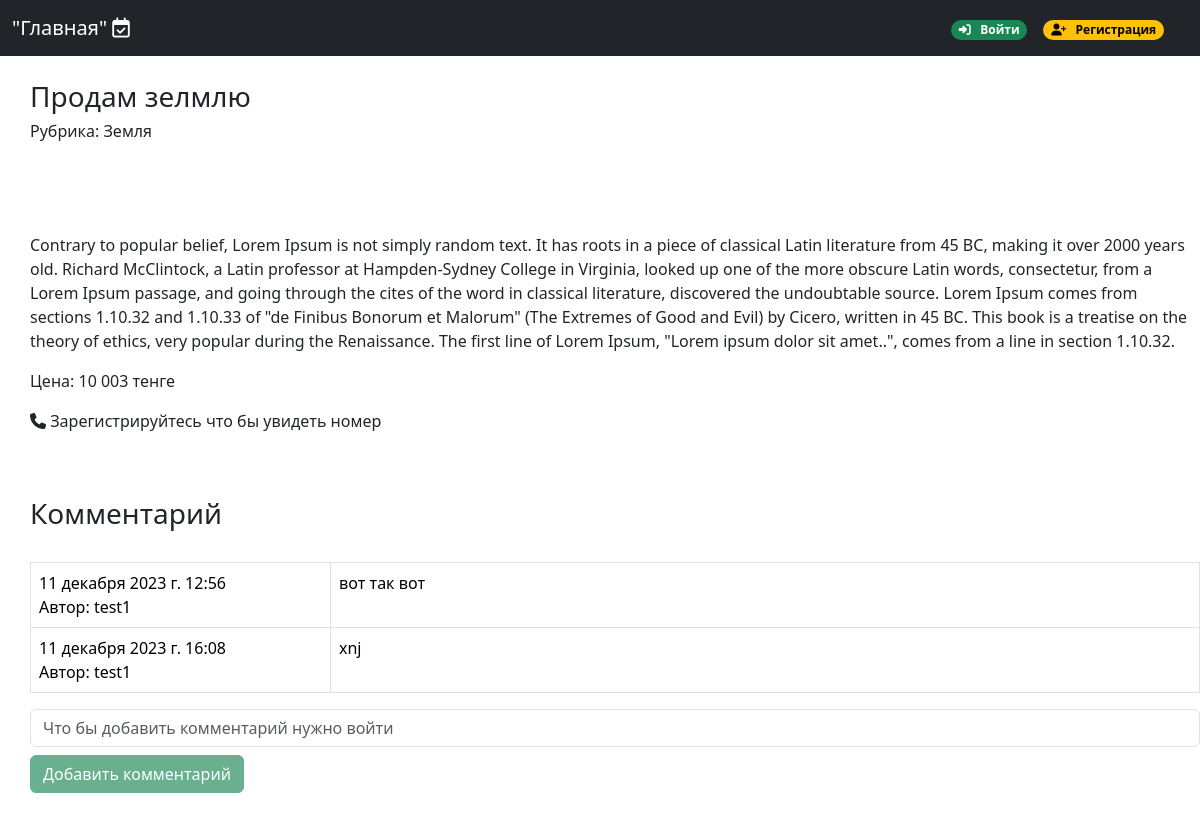
Screenshot of /rubric/3/post/3/ with the database file from the repository.
### app/models.py (models this page shows, shortened)
class Post(models.Model):
    rubric = models.ForeignKey(Rubric, on_delete=models.PROTECT, verbose_name='Раздел')
    title = models.CharField(max_length=255, verbose_name='Заголовок')
    content = models.TextField(verbose_name='Описание')
    price = models.IntegerField(verbose_name='Цена')
    contact = models.TextField(verbose_name='Контакты')
    image = ThumbnailerImageField(verbose_name='Картинка', upload_to='posts', blank=True)
    created_at = models.DateTimeField(auto_now_add=True, verbose_name='Дата')
    author = models.ForeignKey(User, on_delete=models.CASCADE, verbose_name='Автор')

class Rubric(models.Model):
    name = models.CharField(max_length=255, verbose_name='Раздел')
    parent = models.ForeignKey('self', on_delete=models.CASCADE, null=True, blank=True, related_name='subrubric')

class Comment(models.Model):
    post = models.ForeignKey(Post, on_delete=models.CASCADE, verbose_name='Объявления', related_name='comment')
    created_at = models.DateTimeField(auto_now_add=True, verbose_name='Дата')
    author = models.ForeignKey(User, on_delete=models.CASCADE, verbose_name='Автор')
    content = models.TextField(verbose_name='Комментарий')

### app/views.py (the view, shortened to what this page needs)
# urls.py: path('rubric/<int:subrubric_pk>/post/<int:post_pk>/', PostView.as_view(), name='post'),
class PostView(View):
    def get(self, request, subrubric_pk, post_pk):
        form = AddCommentForm(request.POST)
        post = Post.objects.get(pk=post_pk)
        comments = Comment.objects.filter(post=post)
        context = {'form':form, 'post':post, 'comments':comments}
        return render(request, 'post.html', context)

### app/forms.py
class AddCommentForm(forms.ModelForm):
    class Meta:
        model = Comment
        fields = ['content']

### app/templatetags/custom_filters.py (called while the page is built)
@register.filter
def thousands_with_spaces(value):
    try:
        value = int(value) if isinstance(value, str) else value
        formatted_value = "{:,}".format(value).replace(",", " ")
        return formatted_value
    except (ValueError, TypeError):
        return value

### templates/post.html (shortened to what this page needs)
{% extends "base.html" %}
{% load static %}
{% load custom_filters %}
{% block content %}
<h3> {{ post.title }} </h3>
<h6> Рубрика: {{ post.rubric.name }} </h6>
<div style="padding-top:30px; padding-bottom: 30px;"><img src="{{ post.image.profile.url }}"></div>
<p> {{ post.content }} </p>
<p>   Цена: {{ post.price|thousands_with_spaces }} тенге</p>
<p><i class="fa-solid fa-phone"></i>
{% if user.is_authenticated %}  {{ post.contact }}
{% else %} Зарегистрируйтесь что бы увидеть номер
{% endif %}
</p>
<br> <br>
<h3> Комментарий </h3> <br>
<table  class="table table-bordered">
{% for each in comments %}
        <tr>
            <td style="width:300px;">{{ each.created_at }} <br> Автор: {{ each.author }} </td>
            <td>{{ each.content }} <br>
            </td>
        </tr>
{% endfor %}
</table>
<form method="POST">
    <div class="row-md-2">
        <input type="text" class="form-control  mb-2" name="content" placeholder= {% if request.user.is_authenticated %} "Введите комментарий" {% else %} "Что бы добавить комментарий нужно войти" {% endif%} {% if request.user.is_authenticated %} {% else %} readonly {% endif%} >
    </div>
    <div class="row-md-2">
        <button type="submit" class="btn btn-success" {% if request.user.is_authenticated %} {% else %} disabled {% endif%}>Добавить комментарий</button>
    </div>
</form>
{% endblock %}

### rows the page displays
Post: title "Продам зелмлю", rubric.name "Земля", content "Contrary to popular belief, Lorem Ipsum is not simply random text. It has roots in a piece of classical Latin literature from 45 BC, making it over 2000 years old. Richard McClintock, a Latin professor at Hampden-Sydney College in Virginia, looked up one of the more obscure Latin words, consectetur, from a Lorem Ipsum passage, and going through the cites of the word in classical literature, discovered the undoubtable source. Lorem Ipsum comes from sections 1.10.32 and 1.10.33 of \"de Finibus Bonorum et Malorum\" (The Extremes of Good and Evil) by Cicero, written in 45 BC. This book is a treatise on the theory of ethics, very popular during the Renaissance. The first line of Lorem Ipsum,…", price|thousands_with_spaces "10 003"
Comment: created_at "11 декабря 2023 г. 12:56", author "test1", content "вот так вот"
Comment: created_at "11 декабря 2023 г. 16:08", author "test1", content "xnj"
